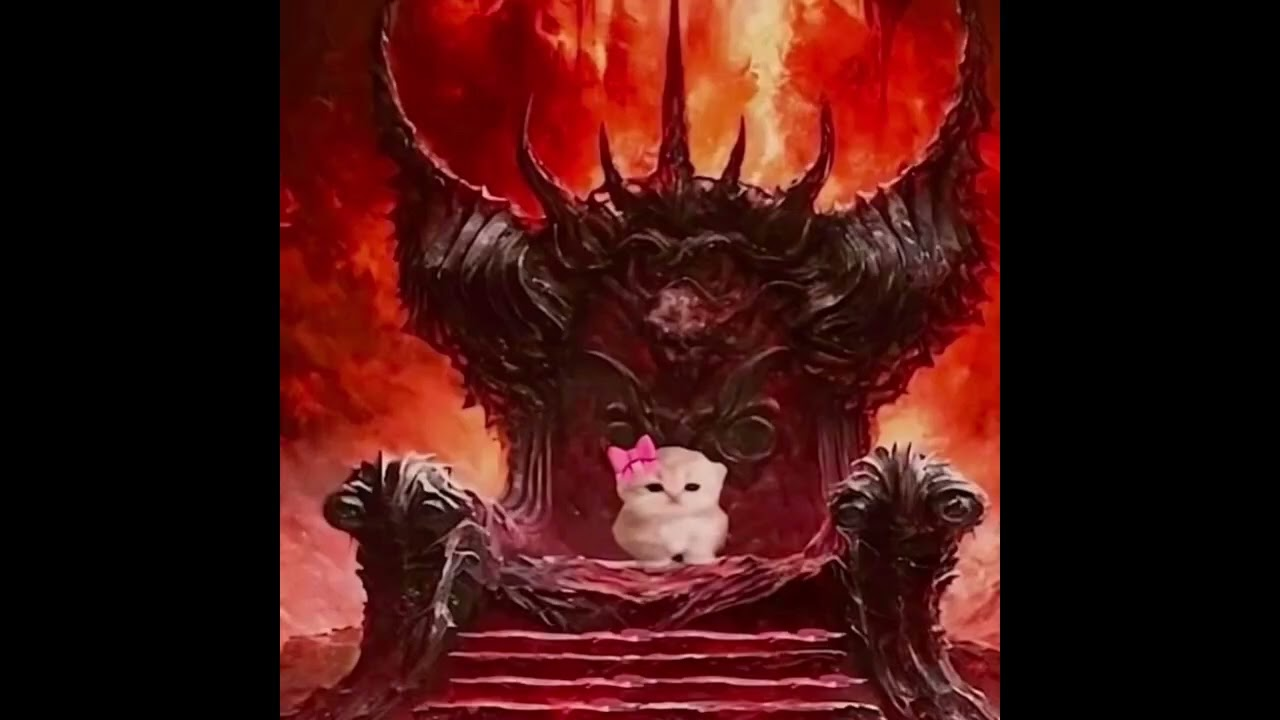
#> input picture lab1/Task_B/imgs/maxresdefault.jpg, 1280 x 720 px
$ jupyter execute --allow-errors Lab1.ipynb
#> lines starting #> are read from the running program, lines starting #| are printed output that depends on the picture; after the words box and inside, x2 and y2 are one past the last pixel; in counts of white or black regions, pixels touching at a corner belong together
## Task B1

[cell 1]
# Grayscale img Converter
import cv2

image = cv2.imread('imgs/maxresdefault.jpg')
#> image is the input picture: shape (720, 1280, 3); mean B, G, R 17.2, 20, 65.9

grayscale_image = cv2.cvtColor(image, cv2.COLOR_BGR2GRAY)
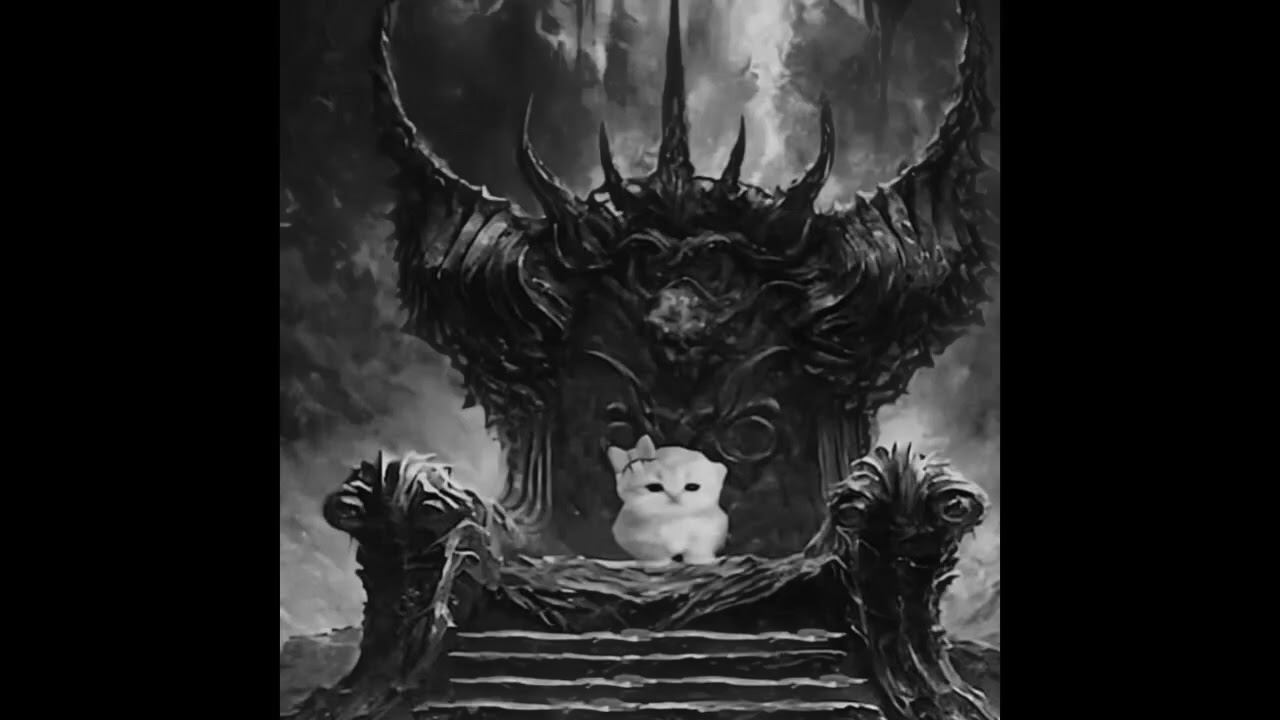
#> grayscale_image: shape (720, 1280); min 0, max 228, mean 33.4

cv2.imwrite('hell_cute_cat.jpg', grayscale_image)
#> Out = True
# cv2.imshow('hell_cute_cat.jpg',grayscale_image)

[cell 2]
# a, Histogram and histogram equalization:
# - Compute and display the histogram of the grayscale image.
# - Apply histogram equalization to the grayscale image.
# - Compute and display the histogram of the equalized image.

import cv2
import numpy as np
import matplotlib.pyplot as plt

I_og = cv2.imread('imgs/maxresdefault.jpg')
I = cv2.imread('imgs/hell_cute_cat.jpg',cv2.IMREAD_GRAYSCALE)

hist = cv2.calcHist([I], [0], None, [256], [0, 256])
#> hist = 256 values from 0 to 0


I_equalized = cv2.equalizeHist(I)
cv2.imwrite('equalized_cat.jpg', I_equalized)
hist_equalized = cv2.calcHist([I_equalized], [0], None, [256], [0, 256])
#> hist_equalized = 256 values from 0 to 0


# Plotting
plt.figure(figsize = (12,4))

plt.subplot(1,2,1)
plt.title('Histogram')
plt.plot(hist)
plt.savefig('histo.png')
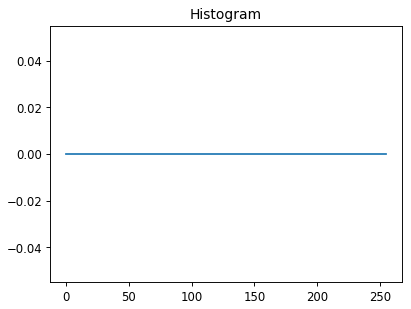
#> figure drawn by matplotlib, 1 panel
plt.show()

plt.figure(figsize = (12,4))

plt.subplot(1,2,2)
plt.title('Equalized Histogram')
plt.plot(hist_equalized)
plt.savefig('histo_equalized.png')

plt.show()

#> (a cell that did not finish here is left out)

[cell 4]
# c, Display the following results:
h_plot = cv2.imread('histo.png')
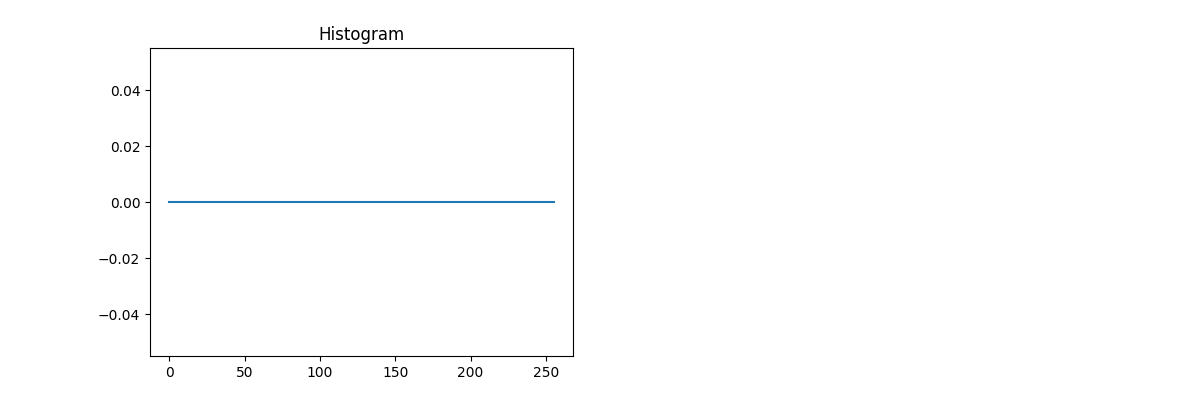
#> h_plot: shape (400, 1200, 3); mean B, G, R 253.3, 253.2, 253.1
h_plot_equal = cv2.imread('histo_equalized.png')
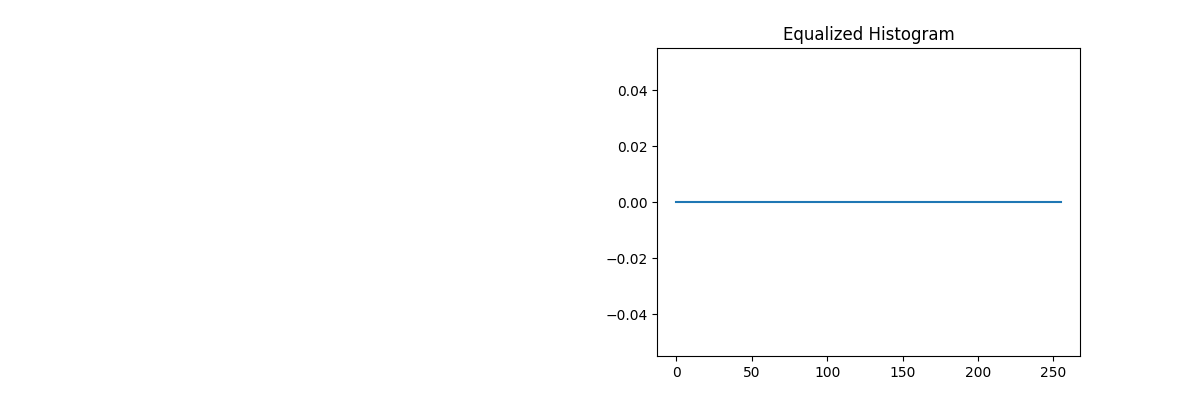
#> h_plot_equal: shape (400, 1200, 3); mean B, G, R 253.2, 253.1, 252.9

cv2.imshow('imgs/maxresdefault.jpg',I_og)
cv2.imshow('hell_cute_cat.jpg',I)

#> (the rest of this cell did not finish here and is left out)

[cell 5]
# d, Print basic infos

import cv2
import numpy as np

I_og = cv2.imread('imgs/hell_cute_cat.jpg')
I_gray = cv2.imread('imgs/hell_cute_cat.jpg', cv2.IMREAD_GRAYSCALE)

def print_image_info(image, label):
    print(f"  {label}")
    print(f"  Image Size     : {image.shape[1]} x {image.shape[0]} (Width x Height)")
    print(f"  Num of Channels: {image.shape[2] if image.ndim == 3 else 1}")
    print(f"  Data Type      : {image.dtype}")
    print(f"  Min Pixel Value: {image.min()}")
    print(f"  Max Pixel Value: {image.max()}")
    print()

#> (the rest of this cell did not finish here and is left out)

## Task B2

[cell 6]
import matplotlib.pyplot as plt
import numpy as np
import cv2

# Load image
img = cv2.imread('imgs/hell_cute_cat.jpg')
#> (the rest of this cell did not finish here and is left out)

## Task B3

[cell 7]
import cv2
import matplotlib.pyplot as plt

img = cv2.imread('hell_cute_cat.jpg')
#> img: shape (720, 1280, 3); min 0, max 227, mean 33.4
hist = cv2.calcHist([img], [0],None, [255],[0,255])
#> hist = 255 values, max 395675 at index 0, min 0 at index 219, mean 3614.1

plt.plot(hist)

ret,thresh = cv2.threshold(img, 120, 255, cv2.THRESH_BINARY)
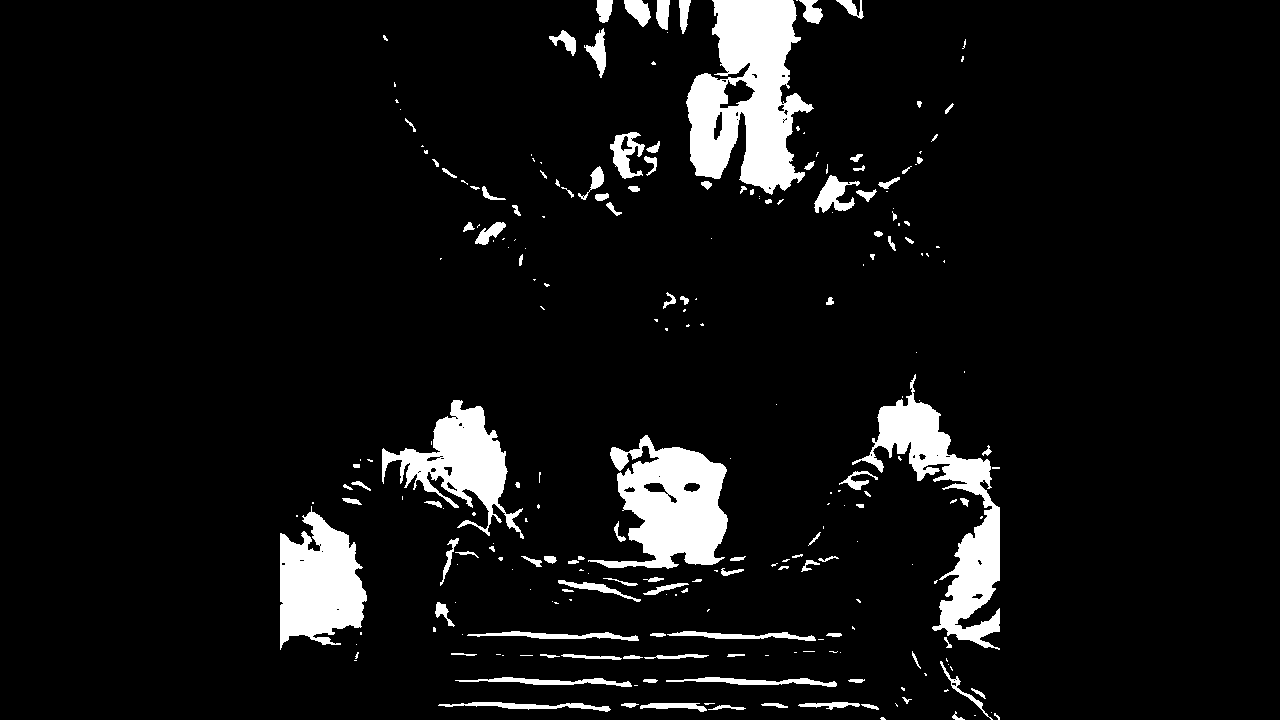
#> thresh: shape (720, 1280, 3); 7.2% white; 244 white regions (128 under 20 px), largest, box (x1, y1, x2, y2) and area: (686, 0, 814, 195) 14919, (852, 374, 1000, 650) 10505, (588, 435, 728, 569) 10315
cv2.imshow("Binary Threshold",thresh)

cv2.waitKey(0)
cv2.destroyAllWindows()
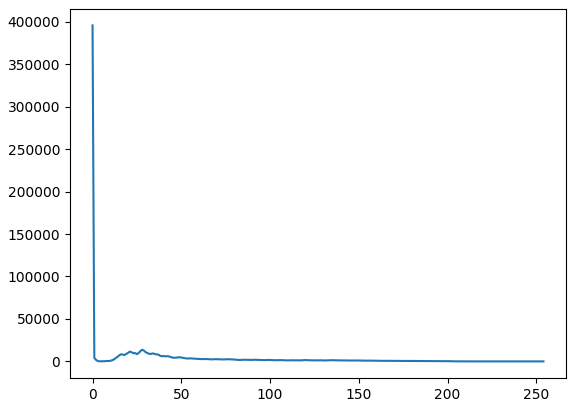
#> figure drawn by matplotlib, 1 panel; curve peaks at x = 0, y = 395675
